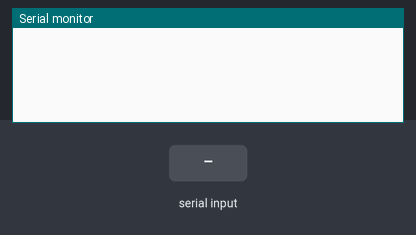
A sketch run on a simulated Arduino Uno, built with avr-gcc and run on an emulated ATmega328P. Parts: the last lines printed to the serial monitor. The test bench sets the inputs (shaded band).

Above: at 1.2 s.
1.3 s: "1" received over Serial
At 2.1 s:
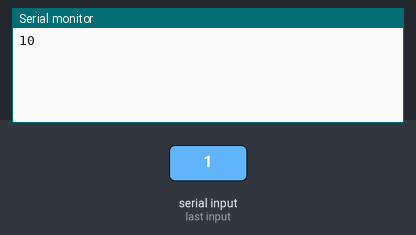
2.8 s: "0" received over Serial
At 3.3 s:
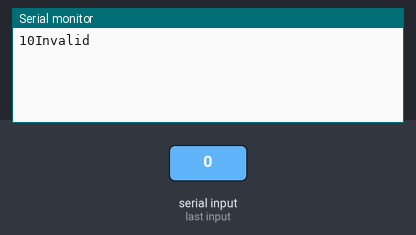

Measured:
- after the input at 1.3 s, the serial monitor: prints a new line at once (image 1)
- after the input at 2.8 s, the serial monitor: prints a new line at once (image 2)

The sketch:

Arduino_serial_with_Win.ino
```cpp
void setup() {
    // put your setup code here, to run once:
    Serial.begin(9600);
    }


void loop() {
    // put your main code here, to run repeatedly:
    if (Serial.available() > 0) {
        char c = Serial.read();
        if (c == '1')
          Serial.write("10");
        else if (c == '2')
          Serial.write("20");
        else if (c == '3')
          Serial.write("30");
        else
        Serial.write("Invalid");
    }

}
```
